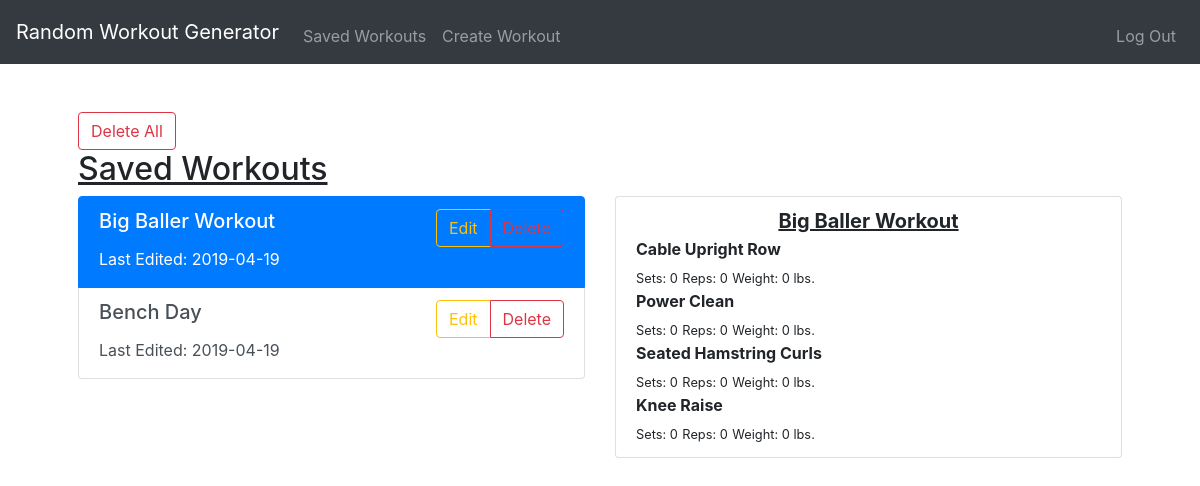
Page /saved (signed in) on the committed database.
### tables this page shows
CREATE TABLE "saved" (
	"workoutName"	text DEFAULT 'Untitled',
	"userID"	integer NOT NULL,
	"exerciseName"	text,
	"groups"	text,
	"type"	text,
	"setCount"	integer,
	"repCount"	integer,
	"weight"	INTEGER,
	"date"	date,
	"workoutID"	INTEGER NOT NULL,
	"exerciseID"	INTEGER
);

### application.py (the view, shortened to what this page needs)
@app.route("/saved", methods=["GET", "POST"])
@login_required
def saved():
    if request.method == "GET":
        user_id = str(session["user_id"])
        saved = db.execute(
            "SELECT * FROM saved where userID = :userID ORDER BY date DESC", userID=user_id)
        seen = set()
        ids = [x['workoutID'] for x in saved if not (
            x['workoutID'] in seen or seen.add(x['workoutID']))]
        return render_template("saved.html", saved=saved, ids=ids)

### application.py (called while the page is built)
@app.after_request
def after_request(response):
    response.headers["Cache-Control"] = "no-cache, no-store, must-revalidate"
    response.headers["Expires"] = 0
    response.headers["Pragma"] = "no-cache"
    return response

### helpers.py (called while the page is built)
def login_required(f):
    @wraps(f)
    def decorated_function(*args, **kwargs):
        if session.get("user_id") is None:
            return redirect("/login")
        return f(*args, **kwargs)
    return decorated_function

### templates/saved.html (shortened to what this page needs)
{% extends "layout.html" %}
{% block main %}
    <button type="button" class="btn btn-outline-danger" data-toggle="modal" data-target="#deleteAllWorkouts">Delete All</button>
    <p class="h2"><u>Saved Workouts</u></p>
    <div class="row">
        <div class="col-6">
            <div class="list-group" id="list-tab" role="tablist">
            {% set workout = {'workoutID': "", 'workoutName': "", 'date': ""} %}
            {% for id in ids %}
                {% if loop.index == 1 %}
                <a class="list-group-item list-group-item-action active" data-toggle="list" href="#workoutList{{id}}" role="tab" aria-controls="-workoutList{{id}}" id="-workoutList{{id}}">
                {% else %}
                <a class="list-group-item list-group-item-action" data-toggle="list" href="#workoutList{{id}}" role="tab" aria-controls="-workoutList{{id}}" id="-workoutList{{id}}">
                {% endif %}
                    <div class="d-flex w-100 justify-content-between savedWorkout">
                        <h5 class="mb-1">{{ workout["workoutName"]}}</h5>
                        <div class="btn-group" role="group" aria-label="Basic example">
                            <button type="button" onclick="editWorkout({{id}})" id="edit-{{id}}" class="btn btn-outline-warning">Edit</button>
                            <button type="button"  class="btn btn-outline-danger"
                                data-toggle="modal" data-target="#deleteWorkoutModal{{id}}">Delete</button>
                        </div>
                    </div>
                    <p class="mb-1">Last Edited: {{workout["date"]}}</p>
                </a>
            {% endfor %}
            </div>
        </div>
        <div class="col-6">
            <div class="tab-content" id="nav-tabContent">
                {% for id in ids %}
                {% if loop.index == 1 %}
                <div class="tab-pane fade show active" id="workoutList{{id}}" role="tabpanel" aria-labelledby="-workoutList{{id}}">
                {% else %}
                <div class="tab-pane fade" id="workoutList{{id}}" role="tabpanel" aria-labelledby="-workoutList{{id}}">
                {% endif %}
                    <div class="list-group">
                        <a class="list-group-item list-group-item-action">
                            <div class="d-flex w-100 justify-content-center">
                                <h5 class="mb-1"><b><u>{{workout["workoutName"]}}</u></b></h5>
                            </div>
                            {% for workout_ in saved %}
                                {% if workout_["workoutID"] == id %}
                                    <p class="mb-1"><b>{{workout_["exerciseName"]}}</b></p>
                                    <small>Sets: {{workout_["setCount"]}}</small>
                                    <small>Reps: {{workout_["repCount"]}}</small>
                                    <small>Weight: {{workout_["weight"]}} lbs.</small>
                                {% endif %}
                            {% endfor %}
                        </a>
                    </div>
                </div>
                {% endfor %}
            </div>
        </div>
    </div>
{% endblock %}

### rows in the picture
saved: exerciseName "Cable Upright Row", setCount "0", repCount "0", weight "0"
saved: workoutName "Big Baller Workout", date "2019-04-19", exerciseName "Knee Raise", setCount "0", repCount "0", weight "0"
saved: workoutName "Bench Day", date "2019-04-19"
saved: exerciseName "Power Clean", setCount "0", repCount "0", weight "0"
saved: exerciseName "Seated Hamstring Curls", setCount "0", repCount "0", weight "0"
